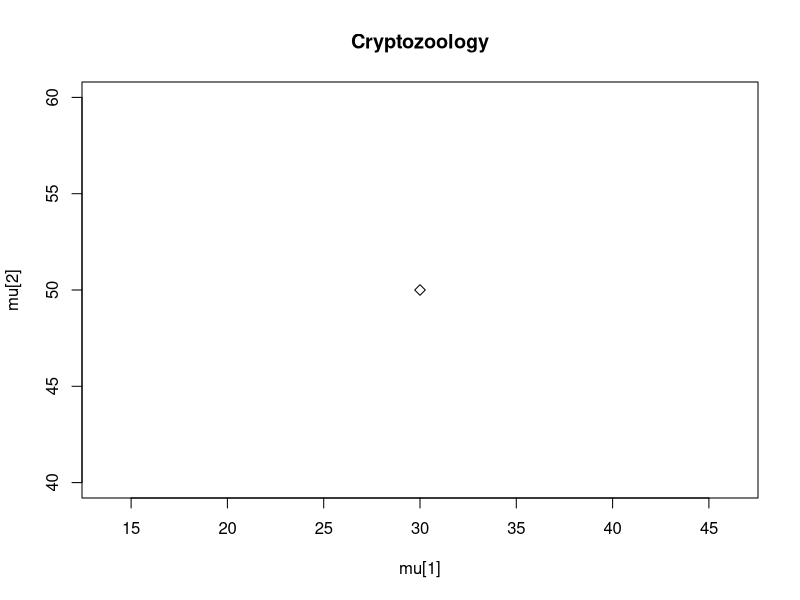

Source code (R): (Note: this script raises an error after producing the figure.)
mu <- c(30,50)
S <- cbind(c(1,1),c(1,2))
#fisher <- ((q-1)*(n-1)/(n-(q-1)))*qf(1-alpha,(q-1),n-(q-1))

eig <- eigen(S)$vectors
eig_v <- eigen(S)$values

#r1 <- qf(0.99,2,10000000)
r <- sqrt(qchisq(0.99,2))

T2 <- cbind(inf = mu - r*sqrt(diag(S)),
            center = mu, 
            sup = mu + r*sqrt(diag(S)))

plot(mu[1],mu[2],asp=1, pch=5, main='Cryptozoology',xlim=c(20,40),ylim=c(40,60))
ellipse(center=mu, shape = S, radius = r, lwd=2, add = F, asp = 1) 


segments(T2[1,1],T2[2,1],T2[1,3],T2[2,1], col = 'red')

segments(T2[1,3],T2[2,1],T2[1,3],T2[2,3], col = 'red')

segments(T2[1,1],T2[2,3],T2[1,3],T2[2,3], col = 'red')

segments(T2[1,1],T2[2,1],T2[1,1],T2[2,3], col = 'red')

phi <- angle(eig[1,],c(0,1))
a <- sqrt(eig_v[1])*r
b <- sqrt(eig_v[2])*r
# 
# t <- seq(0, 2*pi, 0.01) 
# x <- mu[1] + a*cos(t)*cos(phi) - b*sin(t)*sin(phi)
# y <- mu[2] + a*cos(t)*cos(phi) + b*sin(t)*cos(phi)
# lines(x,y,pch=5, col='green')

######
point <- c(31,52)
distance <- rep(0,1000)
for (i in 1:1000){
  x <- rmvnorm(1,mu,S)
  distance[i] <- sum((x-point)^2)
}
mean(distance)

  
